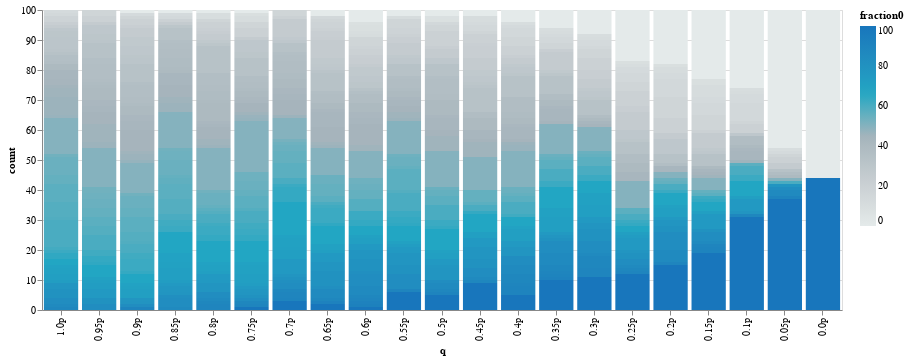

Here is the notebook cell this chart was saved with:
### Code cell
alt.Chart(df_fraction).mark_bar().encode(
    x=alt.X('q:O', sort=q_frac_order),
    y=alt.Y('count'),
    color=alt.Color('fraction0').scale(scheme="lightgreyteal"),
    order=alt.Order(
      # Sort the segments of the bars by this field
      'fraction0',
      sort='descending'
    )
    # scale = alt.Scale(domain=['mixed', "pure"], range=['#9ebcda', '#e0ecf4']))
).properties(
    width=800,
    height=300
)

### Figure 1 — Vega-Lite specification as saved in the notebook (floating-point values rounded to 4 significant figures; data arrays with more than 128 entries replaced by an {"elided": "..."} marker saying what was removed)
{"config": {"view": {"continuousWidth": 300, "continuousHeight": 300}}, "data": {"name": "data-1164e1594f584002ad0329c54f235c99"}, "mark": {"type": "bar"}, "encoding": {"color": {"field": "fraction0", "scale": {"scheme": "lightgreyteal"}, "type": "quantitative"}, "order": {"field": "fraction0", "sort": "descending", "type": "quantitative"}, "x": {"field": "q", "sort": ["1.0p", "0.95p", "0.9p", "0.85p", "0.8p", "0.75p", "0.7p", "0.65p", "0.6p", "0.55p", "0.5p", "0.45p", "0.4p", "0.35p", "0.3p", "0.25p", "0.2p", "0.15p", "0.1p", "0.05p", "0.0p"], "type": "ordinal"}, "y": {"field": "count", "type": "quantitative"}}, "height": 300, "width": 800, "$schema": "https://vega.github.io/schema/vega-lite/v5.14.1.json", "datasets": {"data-1164e1594f584002ad0329c54f235c99": {"elided": "700 records"}}}
